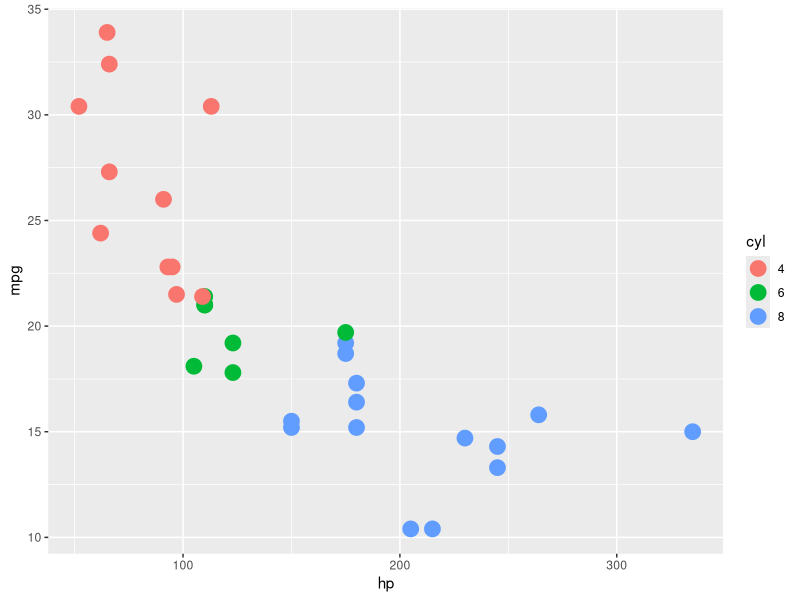

Source code (R):
## ---- chunk 1
  library(ggplot2); data(mtcars); mtcars$cyl <- as.factor(mtcars$cyl)
  ggplot(mtcars, aes_string(x="hp", y="mpg", col="cyl")) + geom_point(size=5)
